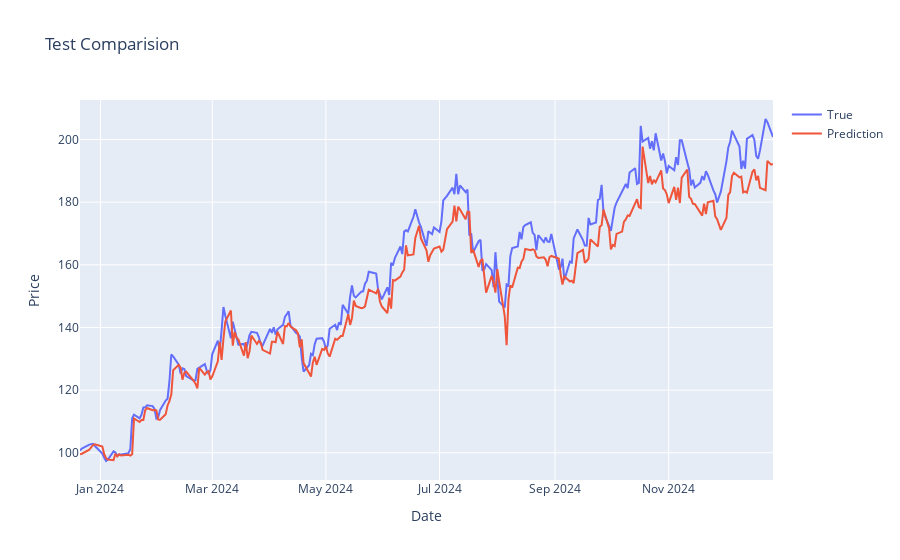

The cell this chart's notebook holds for it:
### Code cell
fig_test = go.Figure()
fig_test.add_trace(go.Scatter(x=test_dates, y=y_test_true, mode='lines', name="True"))
fig_test.add_trace(go.Scatter(x=test_dates, y=y_test_pred, mode='lines', name='Prediction'))
fig_test.update_layout(title_text="Test Comparision", xaxis_title='Date', yaxis_title='Price')

### Figure 1 — Plotly figure (JSON) as saved in the notebook; plotly's stock layout.template omitted (floating-point values rounded to 4 significant figures; data arrays with more than 128 entries replaced by an {"elided": "..."} marker saying what was removed)
{"data": [{"mode": "lines", "name": "True", "type": "scatter", "x": {"elided": "256 str values"}, "y": {"elided": "256 float values"}}, {"mode": "lines", "name": "Prediction", "type": "scatter", "x": {"elided": "256 str values"}, "y": {"elided": "256 float values"}}], "layout": {"title": {"text": "Test Comparision"}, "xaxis": {"title": {"text": "Date"}}, "yaxis": {"title": {"text": "Price"}}}}
